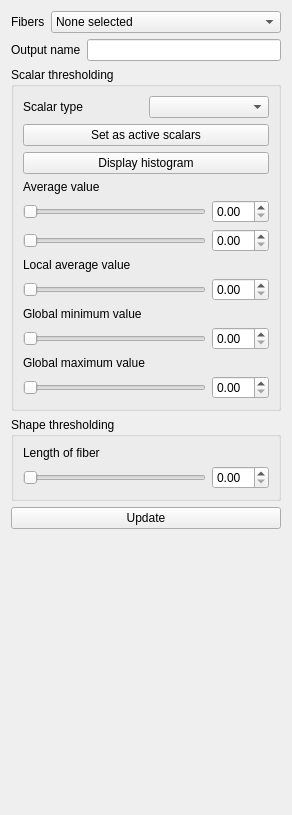
<?xml version="1.0" encoding="UTF-8"?>
<ui version="4.0">
 <class>ScoringToolsForm</class>
 <widget class="QWidget" name="ScoringToolsForm">
  <property name="geometry">
   <rect>
    <x>0</x>
    <y>0</y>
    <width>292</width>
    <height>815</height>
   </rect>
  </property>
  <property name="acceptDrops">
   <bool>true</bool>
  </property>
  <property name="windowTitle">
   <string>Form</string>
  </property>
  <layout class="QVBoxLayout" name="verticalLayout_3">
   <item>
    <layout class="QGridLayout" name="gridLayout">
     <item row="0" column="0">
      <widget class="QLabel" name="label">
       <property name="text">
        <string>Fibers</string>
       </property>
      </widget>
     </item>
     <item row="0" column="1" colspan="2">
      <widget class="QComboBox" name="fibersCombo">
       <item>
        <property name="text">
         <string>None selected</string>
        </property>
       </item>
      </widget>
     </item>
     <item row="1" column="0" colspan="2">
      <widget class="QLabel" name="label_2">
       <property name="text">
        <string>Output name</string>
       </property>
      </widget>
     </item>
     <item row="1" column="2">
      <widget class="QLineEdit" name="outputLineEdit"/>
     </item>
    </layout>
   </item>
   <item>
    <widget class="QGroupBox" name="scalarGroupBox">
     <property name="title">
      <string>Scalar thresholding</string>
     </property>
     <layout class="QVBoxLayout" name="verticalLayout">
      <item>
       <layout class="QHBoxLayout" name="horizontalLayout_3">
        <item>
         <widget class="QLabel" name="label_3">
          <property name="text">
           <string>Scalar type</string>
          </property>
         </widget>
        </item>
        <item>
         <widget class="QComboBox" name="scalarTypeCombo"/>
        </item>
       </layout>
      </item>
      <item>
       <widget class="QPushButton" name="setActiveScalarsButton">
        <property name="text">
         <string>Set as active scalars</string>
        </property>
       </widget>
      </item>
      <item>
       <widget class="QPushButton" name="displayHistogramButton">
        <property name="text">
         <string>Display histogram</string>
        </property>
       </widget>
      </item>
      <item>
       <widget class="QLabel" name="label_4">
        <property name="text">
         <string>Average value</string>
        </property>
       </widget>
      </item>
      <item>
       <layout class="QHBoxLayout" name="horizontalLayout">
        <item>
         <widget class="QSlider" name="averageValueMinSlider">
          <property name="layoutDirection">
           <enum>Qt::LeftToRight</enum>
          </property>
          <property name="singleStep">
           <number>1</number>
          </property>
          <property name="orientation">
           <enum>Qt::Horizontal</enum>
          </property>
         </widget>
        </item>
        <item>
         <widget class="QDoubleSpinBox" name="averageValueMinSpinBox">
          <property name="singleStep">
           <double>0.010000000000000</double>
          </property>
         </widget>
        </item>
       </layout>
      </item>
      <item>
       <layout class="QHBoxLayout" name="horizontalLayout_5">
        <item>
         <widget class="QSlider" name="averageValueMaxSlider">
          <property name="orientation">
           <enum>Qt::Horizontal</enum>
          </property>
         </widget>
        </item>
        <item>
         <widget class="QDoubleSpinBox" name="averageValueMaxSpinBox"/>
        </item>
       </layout>
      </item>
      <item>
       <widget class="QLabel" name="label_5">
        <property name="text">
         <string>Local average value</string>
        </property>
       </widget>
      </item>
      <item>
       <layout class="QHBoxLayout" name="horizontalLayout_2">
        <item>
         <widget class="QSlider" name="localAverageValueSlider">
          <property name="orientation">
           <enum>Qt::Horizontal</enum>
          </property>
         </widget>
        </item>
        <item>
         <widget class="QDoubleSpinBox" name="localAverageValueSpinBox"/>
        </item>
       </layout>
      </item>
      <item>
       <widget class="QLabel" name="label_6">
        <property name="text">
         <string>Global minimum value</string>
        </property>
       </widget>
      </item>
      <item>
       <layout class="QHBoxLayout" name="horizontalLayout_4">
        <item>
         <widget class="QSlider" name="globalMinimumSlider">
          <property name="orientation">
           <enum>Qt::Horizontal</enum>
          </property>
         </widget>
        </item>
        <item>
         <widget class="QDoubleSpinBox" name="globalMinimumSpinBox"/>
        </item>
       </layout>
      </item>
      <item>
       <widget class="QLabel" name="label_7">
        <property name="text">
         <string>Global maximum value</string>
        </property>
       </widget>
      </item>
      <item>
       <layout class="QHBoxLayout" name="horizontalLayout_6">
        <item>
         <widget class="QSlider" name="globalMaximumSlider">
          <property name="orientation">
           <enum>Qt::Horizontal</enum>
          </property>
         </widget>
        </item>
        <item>
         <widget class="QDoubleSpinBox" name="globalMaximumSpinBox"/>
        </item>
       </layout>
      </item>
     </layout>
    </widget>
   </item>
   <item>
    <widget class="QGroupBox" name="shapeGroupBox">
     <property name="title">
      <string>Shape thresholding</string>
     </property>
     <layout class="QVBoxLayout" name="verticalLayout_2">
      <item>
       <widget class="QLabel" name="label_8">
        <property name="text">
         <string>Length of fiber</string>
        </property>
       </widget>
      </item>
      <item>
       <layout class="QHBoxLayout" name="horizontalLayout_7">
        <item>
         <widget class="QSlider" name="fiberLengthSlider">
          <property name="orientation">
           <enum>Qt::Horizontal</enum>
          </property>
         </widget>
        </item>
        <item>
         <widget class="QDoubleSpinBox" name="fiberLengthSpinBox"/>
        </item>
       </layout>
      </item>
     </layout>
    </widget>
   </item>
   <item>
    <widget class="QPushButton" name="updateButton">
     <property name="text">
      <string>Update</string>
     </property>
    </widget>
   </item>
   <item>
    <spacer name="verticalSpacer">
     <property name="orientation">
      <enum>Qt::Vertical</enum>
     </property>
     <property name="sizeHint" stdset="0">
      <size>
       <width>20</width>
       <height>251</height>
      </size>
     </property>
    </spacer>
   </item>
  </layout>
 </widget>
 <resources/>
 <connections/>
</ui>
